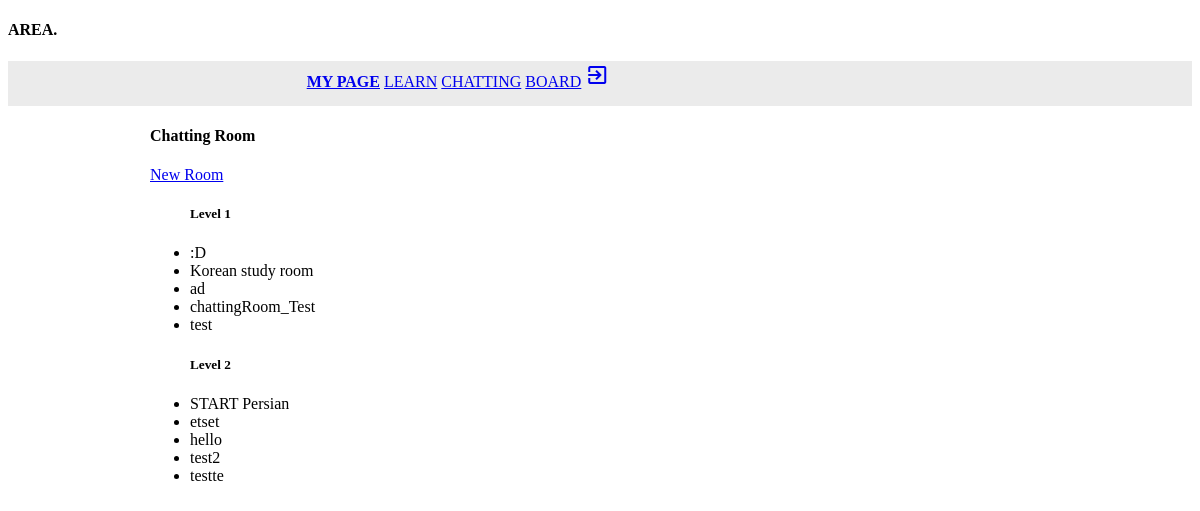
/chat/ (signed in), run on the app's committed database.
### chat/models.py (models this page shows, shortened)
class Room(models.Model):
    title = models.CharField(max_length=255)
    level = models.IntegerField(default=0)
    staff_only = models.BooleanField(default=False)
    def __str__(self):
        return self.title

### chat/views.py (the view)
# urls.py: path('', views.index, name = 'list_board'),
@login_required
def index(request):
    rooms = Room.objects.order_by("title")
    return render(request, "chat/chat_index.html", {
        "rooms": rooms,
    })

### templates/chat/chat_index.html (shortened to what this page needs)
{% extends "base.html" %}
{% block content %}
  {% load staticfiles %}
        <main class="mdl-layout__content">
            <div class="mdl-grid portfolio-max-width">
             <div class="mdl-card mdl-cell mdl-cell--12-col ">
              <div class="mdl-card__supporting-text">
                <h4>Chatting Room</h4>
                  <a href="{%url 'newroom'%}"class="mdl-button mdl-js-button mdl-button--raised mdl-button--accent">New Room</a>
                  <ul class="rooms">
                       <h5> Level 1</h5>
                      {% for room in rooms %}
                      {% if room.level == 1 %}
                      <li class="mdl-button room-link" data-room-id="{{ room.id }}">
                            {{ room }}
                      </li>
                      {% endif %}
                      {% empty %}
                        <p class="empty">No chat rooms defined. Maybe make some in the</p>
                      {%endfor%}
                      <h5> Level 2</h5>
                      {% for room in rooms %}
                      {% if room.level == 2 %}
                        <li class="mdl-button room-link" data-room-id="{{ room.id }}">
                            {{ room }}
                        </li>
                      {% endif %}
                      {% empty %}
                        <p class="empty">No chat rooms defined. Maybe make some in the</p>
                        {% endfor %}
                  </ul>
            </div>
        </main>
{% endblock content %}

### static/css/mdl.css (style rules this page uses)
.portfolio-max-width { max-width: 900px; margin: auto; }

### data on the page
Room: title ":D"
Room: title "Korean study room"
Room: title "ad"
Room: title "chattingRoom_Test"
Room: title "test"
Room: title "START Persian"
Room: title "etset"
Room: title "hello"
Room: title "test2"
Room: title "testte"
